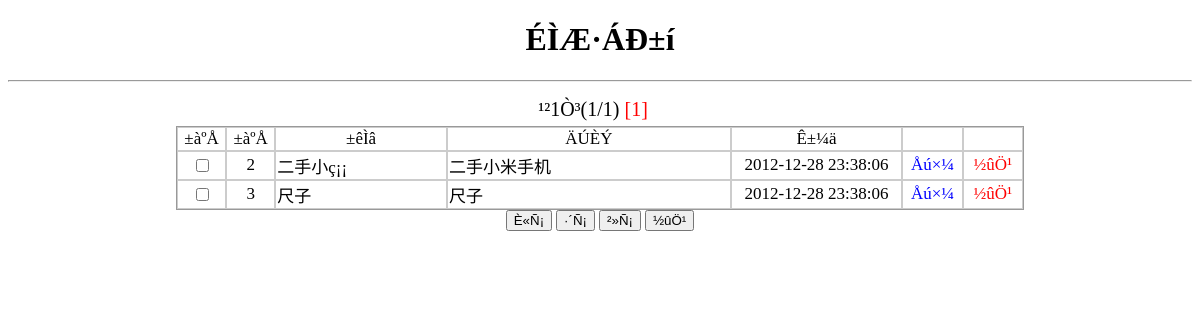
Page /shop/admin/goods/listgoods1.php (signed in) on the committed database.
### tables this page shows
CREATE TABLE `goods` (
  `id` int(8) NOT NULL AUTO_INCREMENT,
  `username` varchar(20) NOT NULL,
  `photo` varchar(100) NOT NULL,
  `type1` varchar(20) NOT NULL,
  `type2` varchar(20) NOT NULL,
  `type3` varchar(20) NOT NULL,
  `title` varchar(200) NOT NULL,
  `content` varchar(200) NOT NULL,
  `photo1` varchar(50) DEFAULT NULL,
  `photo2` varchar(50) DEFAULT NULL,
  `photo3` varchar(50) DEFAULT NULL,
  `place` varchar(50) NOT NULL,
  `condition` varchar(20) NOT NULL,
  `price` float NOT NULL,
  `pattern` varchar(20) NOT NULL,
  `tel` varchar(20) NOT NULL,
  `email` varchar(100) NOT NULL DEFAULT 'guoshijie_hi@yeah.net',
  `name` varchar(20) NOT NULL,
  `fabutime` varchar(100) NOT NULL,
  `type` varchar(2) NOT NULL,
  PRIMARY KEY (`id`)
);

### shop/admin/goods/listgoods1.php (the view, shortened to what this page needs)
<!DOCTYPE html PUBLIC "-//W3C//DTD XHTML 1.0 Transitional//EN" "http://www.w3.org/TR/xhtml1/DTD/xhtml1-transitional.dtd">
<html xmlns="http://www.w3.org/1999/xhtml">
<head>
</head>
<body>
<h1 align="center">ÉÌÆ·ÁÐ±í
</h1>
<hr />
<br><br>
<div id="fenye">
<table width="830">
<tr class="zt1">
<td colspan='2' align='center'>
<?php
$pagesize=6;
$sql="select count(*) from `goods` where type=1";
$rs=mysql_query($sql);
$myrow=mysql_fetch_array($rs);
$numrows=$myrow[0];
$pages=intval($numrows/$pagesize);
if($numrows%$pagesize) $pages++;
if(isset($_GET['page'])){
	$page=intval($_GET['page']);
}
else{
	$page=1;
}
$offset=$pagesize*($page - 1);
    echo "¹²".$pages."Ò³(".$page."/".$pages.")&nbsp;";
	      echo "<font color='red'>[".$page."]</font>";
	?></td>
    </tr>
</table>
</div>
<div align="center">
<form method="post" name="form1" id="form1" action="check2.php">
  <table width="848" height="28" border="0" cellspacing="0" class='zt2'id="zt2">
    <tr>
	  <td width=40 align=center>±àºÅ</td>
      <td width=40 align=center>±àºÅ</td>
      <td width=150 align=center>±êÌâ</td>
      <td width=250 align=center>ÄÚÈÝ</td>
      <td width=150 align=center>Ê±¼ä</td>
      <td width=50 align=center></td>
      <td width=50 align=center></td>
    </tr>
    <?php
		    function my_substr($str, $str_len, $str_append = '¡­¡­')
             {
              if (strlen($str) > $str_len) {
              for ($i = $str_len, $j = 0; $i >= 0, ord($str[$i - 1]) > 128; $i--, $j++);;
              $str = ($j % 2 != 0)? substr($str, 0, $str_len - 1).' ': substr($str, 0, $str_len);
              $str .= $str_append;
              }
       return $str;
     }
   $result=mysql_query("select * from goods where type=1 order by fabutime asc limit $offset,$pagesize");
     while($arrn=mysql_fetch_array($result))
     {
	    if(strlen($arrn[title])>10){
	        $t=my_substr($arrn[title],10);
	    }else{
	        $t=$arrn[title];
	    }
		if(strlen($arrn[content])>50){
	        $c=my_substr($arrn[content],50);
	    }else{
	        $c=$arrn[content];
	    }
        echo "<tr>
		        <td align=center><input name='conn_id[]' type='checkbox' id='conn_id[]' value='$arrn[id]' /></td>
                <td align=center>$arrn[id]</td>
                <td align=left><a title='$arrn[title]'>$t</a></td>
                <td align=left><a content='$arrn[content]'>$c</a></td>
                <td align=center>$arrn[fabutime]</td>
                <td align=center><a href='check.php?id=$arrn[id]'><font color='blue'>Åú×¼</font></a></td>
                <td align=center><a href='check2.php?id=$arrn[id]'><font color='red'>½ûÖ¹</font></a></td>
              </tr>";
     }
     ?>
  </table>
  <input type="button" name="button" id="button" value="È«Ñ¡"  onclick="checkAll(form1,status)"/>
  <input type="button" name="button2" id="button2" value="·´Ñ¡" onclick="switchAll(form1,status)" />
  <input type="button" name="button3" id="button3" value="²»Ñ¡" onclick="uncheckAll(form1,status)" />
  <input type="submit" name="button4" id="button4" value="½ûÖ¹" />
</form>
</div>
<p align="center">&nbsp;</p>
</body>
</html>

### shop/admin/goods/listgoods1.php (style rules this page uses)
#fenye { position:absolute; left:178px; top:95px; width:702px; height:52px; z-index:2; font-family: "Î¢ÈíÑÅºÚ"; font-style: normal; visibility: visible; }
#fenye table .zt1 td { font-size: 20px; }
a:link { text-decoration: none; }
#form1 #zt2 tr td { border: thin solid #CCC; border-top-style: solid; border-right-style: solid; border-top-color: #CCC; border-right-color: #CCC; }
.zt2 { font-size: 17px; font-family: "Î¢ÈíÑÅºÚ"; border: thin solid #999; }

### rows in the picture
goods: id "2", title "二手小ç¡­¡­", content "二手小米手机", fabutime "2012-12-28 23:38:06"
goods: id "3", title "尺子", content "尺子", fabutime "2012-12-28 23:38:06"

### other values in the picture
$pages "1"
$page "1"
